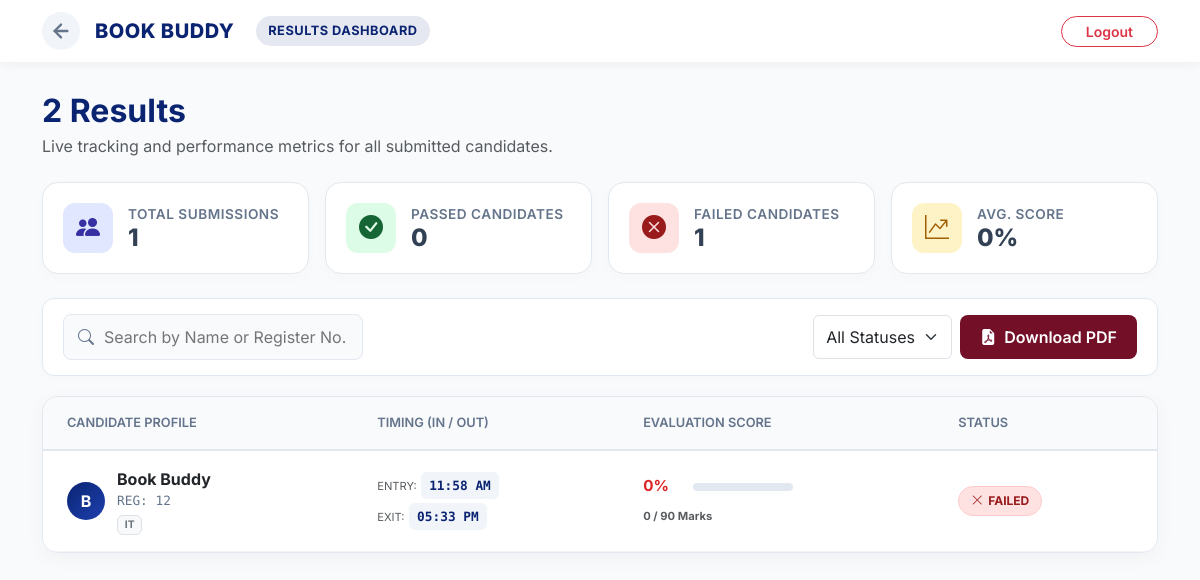
The page /admin/test-results/3 (signed in) on the database as committed earlier.
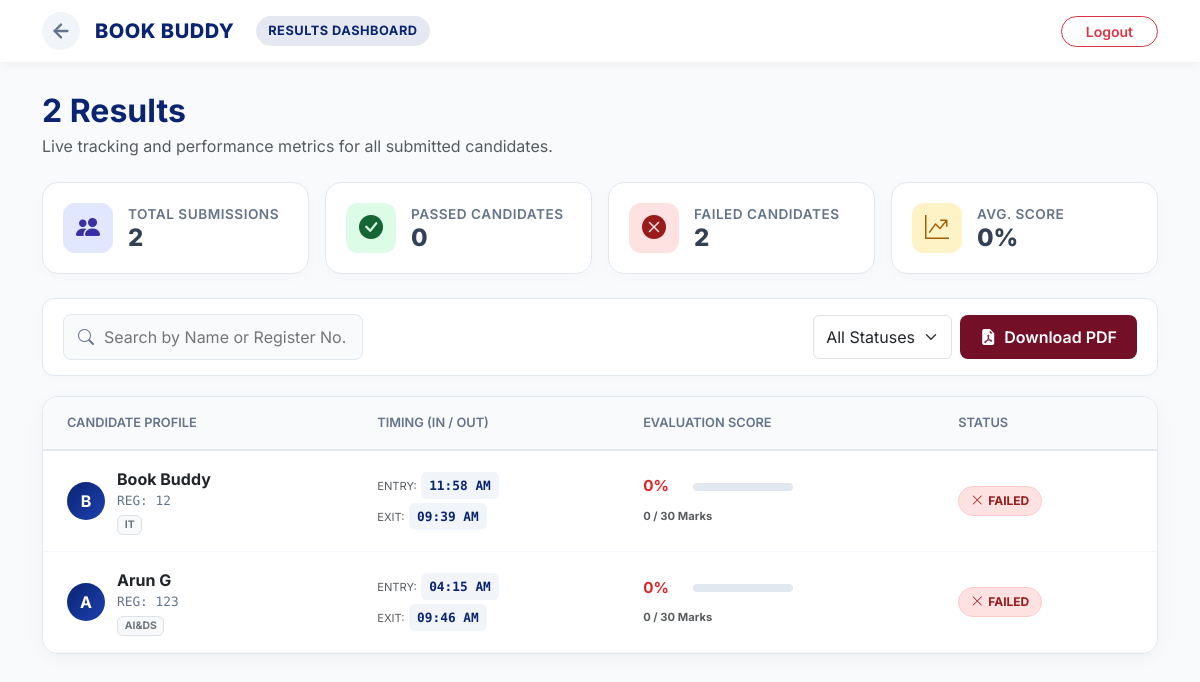
The same page on the database as committed later.
### app.py (models this page shows)
class TestResult(db.Model):
    id = db.Column(db.Integer, primary_key=True)
    student_id = db.Column(db.Integer, db.ForeignKey('student.id'), nullable=False)
    test_id = db.Column(db.Integer, db.ForeignKey('test_maintain.id'), nullable=False)
    total_marks_obtained = db.Column(db.Integer, default=0)
    total_marks_possible = db.Column(db.Integer, default=0)
    percentage = db.Column(db.Float, default=0)
    status = db.Column(db.String(20), default='attempted')
    entry_time = db.Column(db.DateTime, default=db.func.current_timestamp())
    exit_time = db.Column(db.DateTime)
    submitted_at = db.Column(db.DateTime, default=db.func.current_timestamp())
    student = db.relationship('Student', backref='test_results')
    test = db.relationship('Testmaintain', backref='results')

class Student(UserMixin, db.Model):
    id = db.Column(db.Integer, primary_key=True)
    name = db.Column(db.String(50))
    register = db.Column(db.Integer)
    username = db.Column(db.String(15), unique=True)
    set_password = db.Column(db.String(100))
    verify_password = db.Column(db.String(100))
    department = db.Column(db.String(100))
    batch = db.Column(db.String(100))
    collage = db.Column(db.String(100))
    phone_no = db.Column(db.String(100))
    email = db.Column(db.String(60))
    approval = db.Column(db.Boolean, default=False)
    attend = db.Column(db.Boolean, default=False)

### app.py (the view)
@app.route('/admin/test-results/<int:test_id>')
@login_required
def test_results(test_id):
    test = Testmaintain.query.get_or_404(test_id)
    results = TestResult.query.filter_by(test_id=test_id).all()
    return render_template('admin_test_results.html', test=test, results=results)

### app.py (called while the page is built)
@login_manager.user_loader
def load_user(user_id):
    student = Student.query.get(int(user_id))
    if student:
        return student
    return User.query.get(int(user_id))

@app.context_processor
def inject_now():
    return {'now': datetime.now()}

### templates/admin_test_results.html (shortened to what the changed rows need)
<!DOCTYPE html>
<html lang="en">
<head>
    <link href="https://cdn.jsdelivr.net/npm/bootstrap@5.3.0/dist/css/bootstrap.min.css" rel="stylesheet">
    <link rel="stylesheet" href="https://cdn.jsdelivr.net/npm/bootstrap-icons@1.11.1/font/bootstrap-icons.css">
</head>
<body>
    <nav class="navbar sticky-top">
        <div class="container d-flex justify-content-between align-items-center">
            <div class="d-flex align-items-center">
                <a class="brand-wrapper" href="/admin">
                    <h2 class="brand-name d-none d-sm-block">BOOK BUDDY</h2>
                </a>
            </div>
        </div>
    </nav>
    <main class="container">
        <div class="mb-4">
            <h2 class="fw-bold mb-1" style="color: var(--brand-navy);">{{ test.test_title|default('Assessment') }} Results</h2>
        </div>
        <div class="row g-3 mb-4">
            <div class="col-6 col-md-3">
                <div class="summary-card">
                    <div class="summary-info">
                        <p>Total Submissions</p>
                        <h3>{{ results|length }}</h3>
                    </div>
                </div>
            </div>
            <div class="col-6 col-md-3">
                <div class="summary-card">
                    <div class="summary-info">
                        <p>Failed Candidates</p>
                        <h3>{{ results|selectattr('status', 'equalto', 'failed')|list|length }}</h3>
                    </div>
                </div>
            </div>
        </div>
        <div class="card table-card mb-5">
            <div class="table-responsive">
                <table id="resultsTable" class="table align-middle mb-0">
                    <thead>
                        <tr>
                            <th class="ps-4">Candidate Profile</th>
                            <th>Timing (In / Out)</th>
                            <th>Evaluation Score</th>
                            <th>Status</th>
                        </tr>
                    </thead>
                    <tbody id="tableBody">
                        {% for r in results %}
                        {% set score_class = 'score-high' if r.percentage >= 70 else ('score-med' if r.percentage >= 40 else 'score-low') %}
                        {% set row_status = 'Passed' if r.status == 'passed' else ('Failed' if r.status == 'failed' else 'Live') %}
                        <tr class="status-row" data-status="{{ row_status }}">
                            <td class="ps-4">
                                <div class="student-meta">
                                    <div class="avatar-box">{{ r.student.name[0]|upper if r.student else '?' }}</div>
                                    <div>
                                        <div class="fw-bold text-dark">{{ r.student.name if r.student else 'Unknown Student' }}</div>
                                        <div class="reg-no">REG: {{ r.student.register if r.student else 'N/A' }}</div>
                                        <div class="badge bg-light text-secondary border mt-1" style="font-size: 0.65rem;">{{ r.student.department if r.student else 'N/A' }}</div>
                                    </div>
                                </div>
                            </td>
                            <td>
                                <div class="d-flex flex-column gap-1">
                                    <div><small class="text-muted" style="font-size: 0.7rem; text-transform: uppercase;">Entry:</small> <span class="time-box">{{ r.entry_time.strftime('%I:%M %p') if r.entry_time else 'N/A' }}</span></div>
                                    {% if r.exit_time %}
                                        <div><small class="text-muted" style="font-size: 0.7rem; text-transform: uppercase;">Exit:</small> <span class="time-box">{{ r.exit_time.strftime('%I:%M %p') }}</span></div>
                                    {% else %}
                                        <div><small class="text-muted" style="font-size: 0.7rem; text-transform: uppercase;">Exit:</small> <span class="text-info small fst-italic">Currently Testing...</span></div>
                                    {% endif %}
                                </div>
                            </td>
                            <td>
                                {% if r.exit_time or r.status %}
                                    <div class="score-container {{ score_class }}">
                                        <span class="score-text">{{ "%.0f"|format(r.percentage) }}%</span>
                                        <div class="progress">
                                        </div>
                                    </div>
                                    <div class="mt-1">
                                        <small class="text-muted fw-bold" style="font-size: 0.7rem;">{{ r.total_marks_obtained }} / {{ r.total_marks_possible }} Marks</small>
                                    </div>
                                {% else %}
                                    <span class="text-muted small">Score pending...</span>
                                {% endif %}
                            </td>
                            <td class="pe-4">
                                {% if r.status == 'passed' %}
                                    <span class="status-badge status-passed"><i class="bi bi-check2-all"></i> Passed</span>
                                {% elif r.status == 'failed' %}
                                    <span class="status-badge status-failed"><i class="bi bi-x-lg"></i> Failed</span>
                                {% else %}
                                    <span class="status-badge status-live"><span class="pulse-dot"></span> Testing</span>
                                {% endif %}
                            </td>
                        </tr>
                        {% endfor %}
                    </tbody>
                </table>
            </div>
        </div>
    </main>
</body>
</html>

Rows that differ between the two databases and show on the page:
changed TestResult "11:58 AM": exit_time "05:33 PM" → "09:39 AM"; total_marks_possible "90" → "30"
added TestResult: student "A", student "Arun G", student "123", student "AI&DS", entry_time "04:15 AM", exit_time "09:46 AM", percentage "0", total_marks_obtained "0", total_marks_possible "30", status "failed" (drawn)
Other text that changed with them:
{{ results|length }}: "1" → "2"
{{ results|selectattr('status', 'equalto', 'failed')|list|length }}: "1" → "2"
